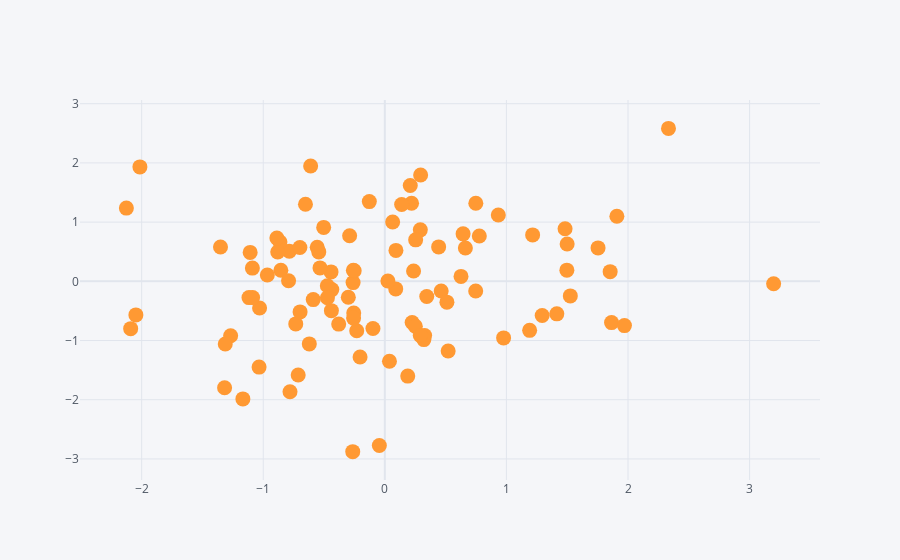

Notebook code cell kept with this figure:
### Code cell
df.iplot(kind='scatter',x='A',y='B',mode='markers',size=15)
